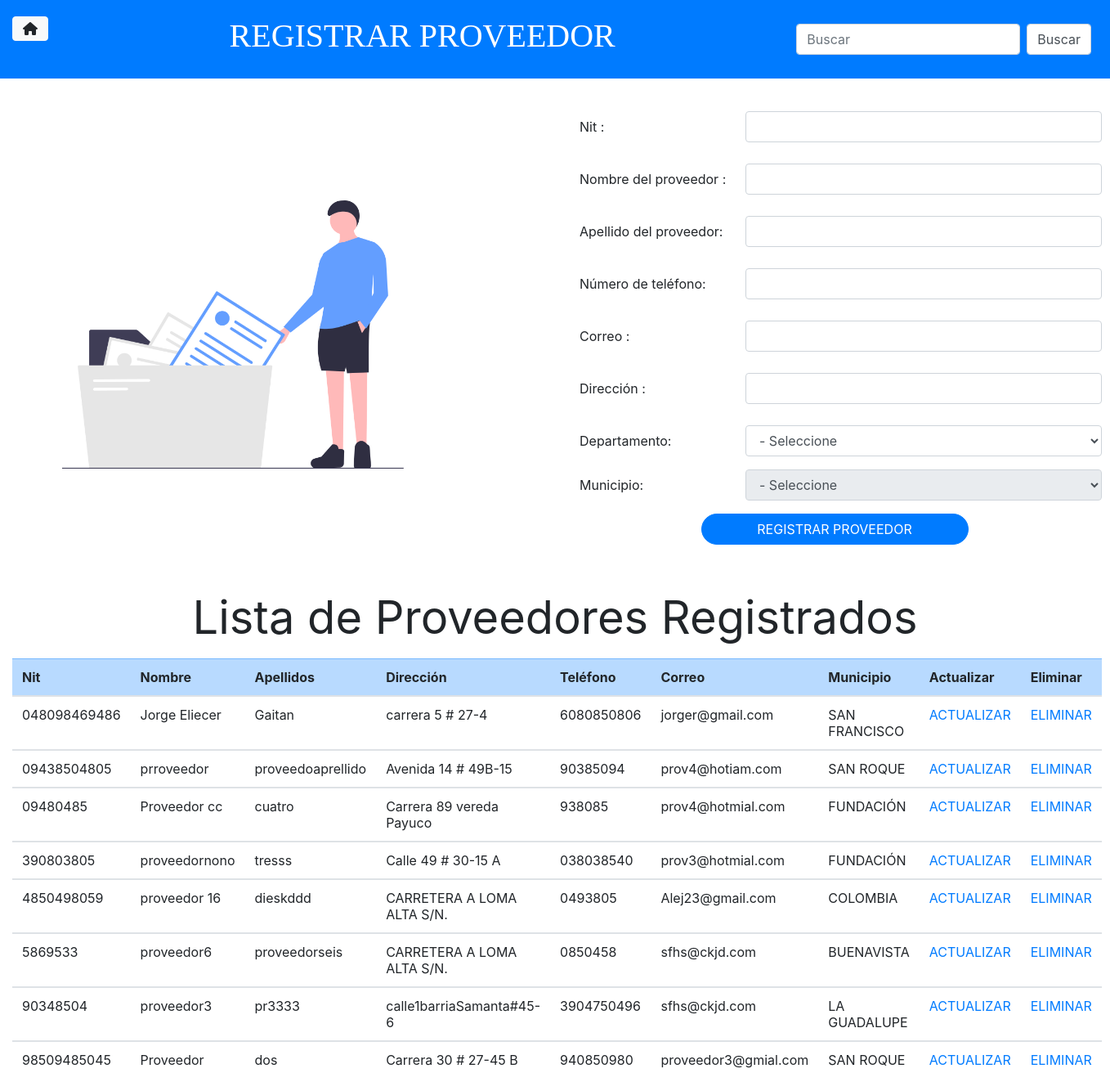
Page /Sistema/modulo_proveedor/registro_proveedor.php on the committed database.
### tables this page shows
CREATE TABLE `tblproveedor` (
  `nit` varchar(15) NOT NULL,
  `nombre` varchar(50) NOT NULL,
  `apellido` varchar(60) NOT NULL,
  `direccion` varchar(45) NOT NULL,
  `telefono` varchar(20) NOT NULL,
  `correo` varchar(70) NOT NULL,
  `municipio` varchar(6) NOT NULL
);

CREATE TABLE `tblmunicipio` (
  `codigo` varchar(6) NOT NULL,
  `nombre` varchar(60) NOT NULL,
  `tbl_departamentos_codigo` varchar(3) NOT NULL
);

### Sistema/modulo_proveedor/registro_proveedor.php (the view, shortened to what this page needs)
<html>
<head>
    <link rel="stylesheet" href="../bootstrap/css/bootstrap.min.css">
    <link rel="stylesheet" href="../bootstrap/css/estilos/proveedor.css">
</head>
<body>
    <header class="d-flex justify-content-between   col-md-12 col-sm-12 col-lg-12">
        <div class=" justify-content-start  mb-3 ">
            <?php include "../includes/btnVolver.php"; ?>
        </div>
        <center>
            <h1 class=" titulo display-4">REGISTRAR PROVEEDOR</h1>
        </center>
        <form action="buscar_proveedor.php" method="post" class="form-inline my-2 my-lg-0 ">
            <input class="form-control mr-sm-2" type="text" placeholder="Buscar " name="busqueda" id="busqueda" aria-label="Search" ata-placement="bottom" data-toggle="tooltip" title="Busque por el nit , el nombre o el apellido del proveedor.">
            <input type="submit" value="Buscar" class="btn-search form-control mr-sm-2">
        </form>
    </header>
    <div class="padre row justify-content-between">
        <div class="row img hijo">
            <img class="img-fluid " src="../img/proveedor.png ">
        </div>
        <div class=" row  hijo ">
            <div class="col-12 ">
                <form action="guardar_proveedor.php" method="post" name="formulario" class="needs-validation" novalidate>
                    <div class="form-group row">
                        <label class="col-lg-4 col-md-12  col-form-label ">Nit : </label><br><br>
                        <input type="text" name="nit" id="nit" class="form-control col-md-12  col-lg-8 rounded " autofocus maxlength="10" minlegth="2" required>
                    </div>
                    <div class="form-group row">
                        <label class="col-lg-4 col-md-12  col-form-label  ">Nombre del proveedor : </label><br><br>
                        <input type="text" name="nombre" id="nombre" class="form-control col-md-12  col-lg-8 rounded " maxlength="50" minlegth="9" required>
                    </div>
                    <div class="form-group row">
                        <label class="col-lg-4 col-md-12  col-form-label  ">Apellido del proveedor:</label><br><br>
                        <input type="text" name="apellido" id="apellido" class="form-control col-md-12  col-lg-8 rounded " maxlength="60" minlegth="5">
                    </div>
                    <div class="form-group row">
                        <label class="col-lg-4 col-md-12  col-form-label  ">Número de teléfono: </label><br><br>
                        <input type="text" name="telefono" id="telefono" class="form-control col-md-12  col-lg-8 rounded " maxlength="20" minlegth="2" required>
                    </div>
                    <div class="form-group row">
                        <label class="col-lg-4 col-md-12  col-form-label  ">Correo : </label><br><br>
                        <input type="email" name="correo" id="correo" class="form-control col-md-12  col-lg-8 rounded " maxlength="70" minlegth="10" required>
                    </div>
                    <div class="form-group row">
                        <label class="col-lg-4 col-md-12  col-form-label  ">Dirección : </label><br><br>
                        <input type="text" name="direccion" id="direccion" class="form-control col-md-12  col-lg-8 rounded " maxlength="45" minlegth="2" required>
                    </div>
                    <div class="form-group row">
                        <label class="col-lg-4 col-md-12  col-form-label  " for="depatamento"> Departamento: </label><br>
                        <select name="departamento" id="tbl_departamento" class="form-control col-md-12  col-lg-8 rounded " required>
                            <option value="" disabled selected>- Seleccione </option>
                        </select>
                    </div>
                    <div class="form-group row">
                        <label class="col-lg-4 col-md-12  col-form-label  " for="municipio">Municipio: </label><br>
                        <select name="municipio" id="tbl_municipio" disabled="" class="form-control col-md-12  col-lg-8 rounded " required>
                            <option value="" disabled selected>- Seleccione </option>
                        </select>
                    </div>
                    <div class="form-group inline row justify-content-center">
                        <input type="submit" value="REGISTRAR PROVEEDOR" id="boton" class="btn btn-primary col-6 rounded-pill">
                    </div>
                </form>
            </div>
        </div>
    </div>
    <div class="container-fluid">
        <center>
            <h3 class="h3 mb-3 font-weight-normal display-4  ">Lista de Proveedores Registrados </h3>
        </center>
        <div class="row d-flex justify-content-center">
            <div class="col-12">
                <table class="table table-hover">
                    <thead class="table-primary">
                        <tr>
                            <th>Nit</th>
                            <th>Nombre </th>
                            <th>Apellidos</th>
                            <th>Dirección</th>
                            <th>Teléfono</th>
                            <th>Correo </th>
                            <th>Municipio</th>
                            <th>Actualizar</th>
                            <th>Eliminar</th>
                        </tr>
                    </thead>
                    <?php
                    include "../includes/conexion.php";
                    $seleccionar = $conexion->query("SELECT
                                                p.nit,
                                                p.nombre as 'nombre',
                                                p.apellido as 'apellido',
                                                p.direccion,
                                                p.telefono,
                                                p.correo,
                                                m.nombre as 'municipio'
                                                FROM tblproveedor as p
                                                INNER JOIN tblmunicipio as m ON p.municipio = m.codigo");
                    while ($datos = $seleccionar->fetch_assoc()) {
                    ?>
                        <tbody>
                            <tr>
                                <td data-label="Nit"><?php echo $datos['nit'] ?></td>
                                <td data-label="Nombre"><?php echo $datos['nombre'] ?></td>
                                <td data-label="Apellidos"><?php echo $datos['apellido'] ?></td>
                                <td data-label="Dirección"><?php echo $datos['direccion'] ?></td>
                                <td data-label="Teléfono"><?php echo $datos['telefono'] ?></td>
                                <td data-label="Correo"><?php echo $datos['correo'] ?></td>
                                <td data-label="Municipio"><?php echo $datos["municipio"]; ?></td>
                                <td><a href="actualizar_proveedor.php?nit=<?php echo $datos['nit'] ?>">ACTUALIZAR</a></td>
                                <td><a href="borrar_proveedor.php?nit=<?php echo $datos['nit'] ?>">ELIMINAR</a></td>
                            </tr>
                        </tbody>
                    <?php
                    }
                    ?>
                </table>
            </div>
        </div>
    </div>
</body>
</html>

### Sistema/includes/btnVolver.php (shortened to what this page needs)
<?php
                $url = '';
                echo "<a href=\"$url\" class='btn btn-light rounded'><i class='fas fa-home'></i></a>";

### rows in the picture
tblproveedor: nit "048098469486", nombre "Jorge Eliecer", apellido "Gaitan", direccion "carrera 5 # 27-4", telefono "6080850806", correo "jorger@gmail.com", municipio.nombre "SAN FRANCISCO"
tblproveedor: nit "09438504805", nombre "prroveedor", apellido "proveedoaprellido", direccion "Avenida 14 # 49B-15", telefono "90385094", correo "prov4@hotiam.com", municipio.nombre "SAN ROQUE"
tblproveedor: nit "09480485", nombre "Proveedor cc", apellido "cuatro", direccion "Carrera 89 vereda Payuco", telefono "938085", correo "prov4@hotmial.com", municipio.nombre "FUNDACIÓN"
tblproveedor: nit "390803805", nombre "proveedornono", apellido "tresss", direccion "Calle 49 # 30-15 A", telefono "038038540", correo "prov3@hotmial.com", municipio.nombre "FUNDACIÓN"
tblproveedor: nit "4850498059", nombre "proveedor 16", apellido "dieskddd", direccion "CARRETERA A LOMA ALTA S/N.", telefono "0493805", correo "Alej23@gmail.com", municipio.nombre "COLOMBIA"
tblproveedor: nit "5869533", nombre "proveedor6", apellido "proveedorseis", direccion "CARRETERA A LOMA ALTA S/N.", telefono "0850458", correo "sfhs@ckjd.com", municipio.nombre "BUENAVISTA"
tblproveedor: nit "90348504", nombre "proveedor3", apellido "pr3333", direccion "calle1barriaSamanta#45-6", telefono "3904750496", correo "sfhs@ckjd.com", municipio.nombre "LA GUADALUPE"
tblproveedor: nit "98509485045", nombre "Proveedor", apellido "dos", direccion "Carrera 30 # 27-45 B", telefono "940850980", correo "proveedor3@gmial.com", municipio.nombre "SAN ROQUE"
